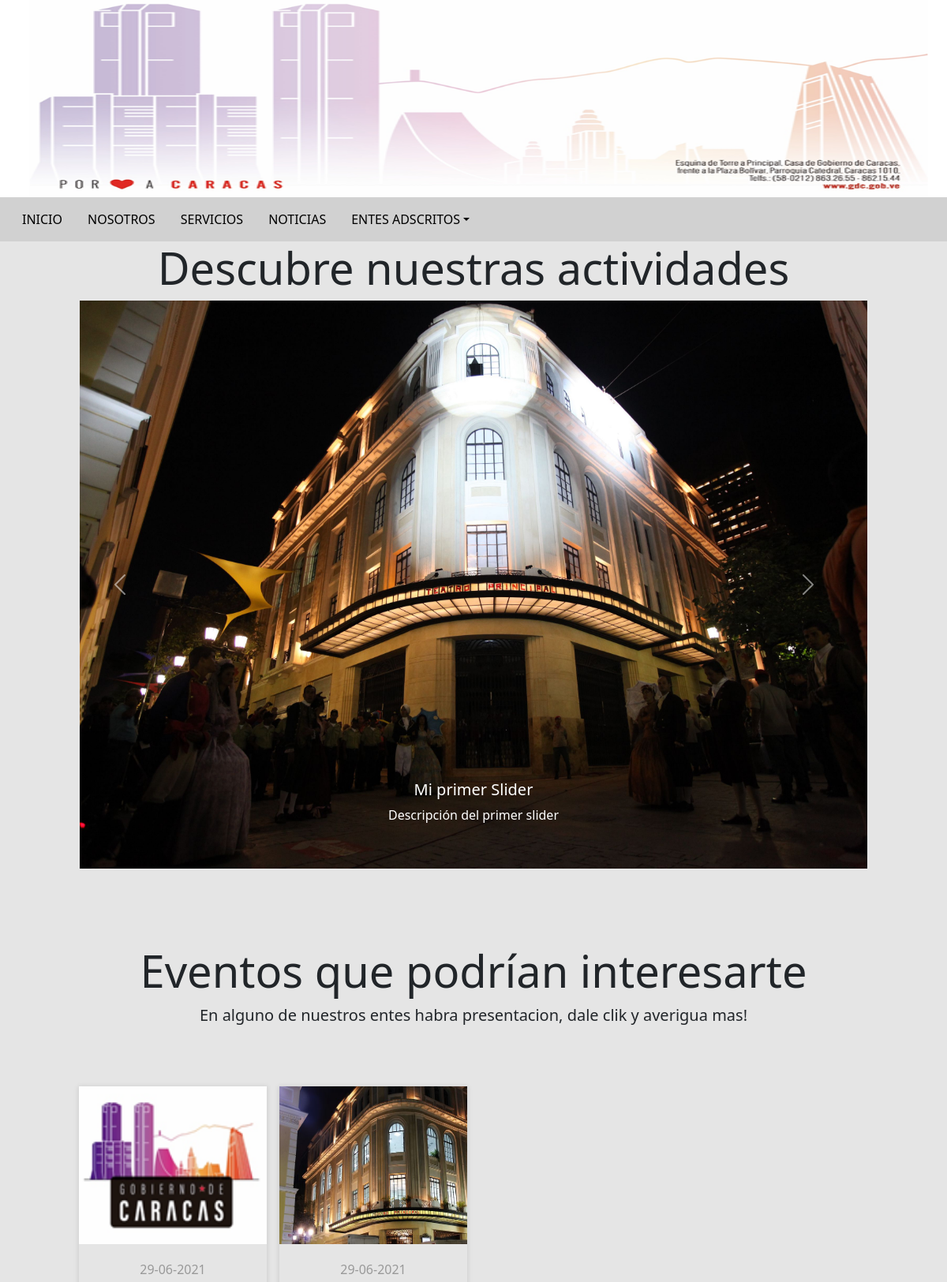
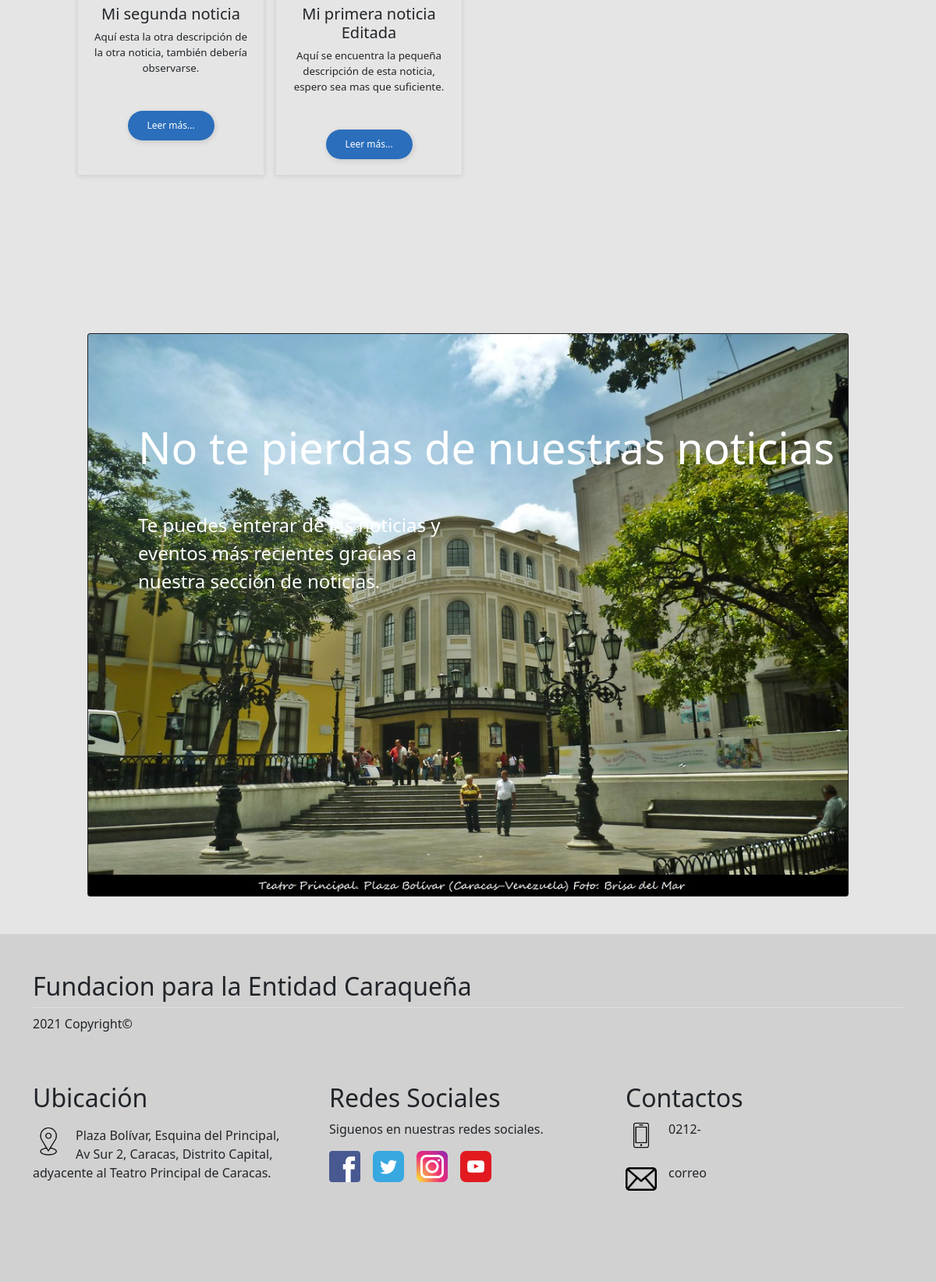
The page / on the database its author committed (2 pictures, top to bottom).
### tables this page shows
CREATE TABLE `slider` (
  `id_slider` int(11) NOT NULL,
  `img_sld` varchar(255) NOT NULL,
  `titulo_sld` varchar(255) NOT NULL,
  `descrip_sld` varchar(255) NOT NULL,
  `enlace_sld` varchar(255) NOT NULL
);

CREATE TABLE `noticia` (
  `id_noticia` int(11) NOT NULL,
  `titulo_not` varchar(255) NOT NULL,
  `contenido_not` text NOT NULL,
  `fecha_not` varchar(50) NOT NULL,
  `img_not` varchar(255) NOT NULL,
  `descrip_not` varchar(255) NOT NULL
);

### controllers/controlador.php (called while the page is built, shortened)
<?php
    class mvccontroller{
        public function plantilla (){
            include "views/plantillaPrincipal.php";
        }
        public function peticionPaginasController($pagina){
            $clasPeticion = new respuestaPeticionesPaginas();
            $clasModel = 'respuesta'.$pagina.'Model';
            $array = $clasPeticion-> $clasModel();
            return $array;
        }
    }
?>

### index.php (called while the page is built, shortened)
<?php
require_once "controllers/controlador.php";
require_once "models/modelo.php";
$mvc= new mvccontroller();
$mvc-> plantilla();
?>

### models/modelo.php (called while the page is built, shortened)
<?php
class respuestaPeticionesPaginas{
    public function respuestaInicioModel(){
        $objeto = new Conexion();
        $conexion = $objeto->Conectar();
        $consulta = "SELECT id_slider, img_sld, titulo_sld, descrip_sld, enlace_sld FROM slider";
        $resultado = $conexion->prepare($consulta);
        $resultado->execute();
        $datos[0] = $resultado->fetchAll(PDO::FETCH_ASSOC);
        $consulta = "SELECT id_noticia, titulo_not, contenido_not, fecha_not, img_not, descrip_not FROM noticia ORDER BY id_noticia DESC LIMIT 4";
        $resultado = $conexion->prepare($consulta);
        $resultado->execute();
        $datos[1] = $resultado->fetchAll(PDO::FETCH_ASSOC);
        return $datos;
    }
}
?>

### views/modulos/inicio.php (the view, shortened to what this page needs)
<?php
$mvc= new mvccontroller();
$arrayGeneral = $mvc-> peticionPaginasController('Inicio');
$dataSld = $arrayGeneral[0];
$dataEvent = $arrayGeneral[1];
?>
<section>
    <h3 class="text-center display-4">Descubre nuestras actividades</h3>
    <div class="row row-slider justify-content-center">
      <div class="col-xl-10 col-lg-12 col-slider">
      <div id="carouselExampleCaptions" class="carousel slide" data-bs-ride="carousel">
        <div class="carousel-inner">
          <?php
            foreach($dataSld as $dat) {
          ?>
          <?php if ($dat['id_slider'] == 1): ?>
            <div class="carousel-item active">
              <a href="<?php echo $dat['enlace_sld'] ?>">
                <img src="CMS/images/<?php echo $dat['img_sld'] ?>" class="d-block w-100" alt="...">
                <div class="carousel-caption d-none d-md-block">
                  <h5><?php echo $dat['titulo_sld'] ?></h5>
                  <p><?php echo $dat['descrip_sld'] ?></p>
                </div>
              </a>
            </div>
          <?php endif; ?>
          <?php
            }
          ?>
        </div>
        <button class="carousel-control-prev me-5 pe-5" type="button" data-bs-target="#carouselExampleCaptions" data-bs-slide="prev">
          <span class="carousel-control-prev-icon" aria-hidden="true"></span>
        </button>
        <button class="carousel-control-next ms-5" type="button" data-bs-target="#carouselExampleCaptions" data-bs-slide="next">
          <span class="carousel-control-next-icon" aria-hidden="true"></span>
        </button>
      </div>
      </div>
    </div>
</section>
<section class="mt-5 pt-5 mb-5">
    <h3 class="text-center display-4">Eventos que podrían interesarte</h3>
    <p class="text-center fs-5">En alguno de nuestros entes habra presentacion, dale clik y averigua mas!</p>
    <section class="post-list">
      <div class="content-inicio">
          <?php
              foreach($dataEvent as $dat) {
          ?>
              <article class="post">
                  <a class="text-decoration-none text-dark" href="index.php?id=<?php echo $dat['id_noticia'] ?>">
                      <div class="post-header">
                          <img class="post-img-1" src="CMS/images/<?php echo $dat['img_not'] ?>">
                      </div>
                      <div class="post-body">
                          <div class="row">
                            <span><?php echo $dat['fecha_not'] ?></span>
                            <h5><?php echo $dat['titulo_not'] ?></h5>
                            <p class="descripcion-noti-inicio mb-0"  style="height:100px;"><?php echo $dat['descrip_not'] ?></p>
                          </div>
                          <div class="row mt-1">
                            <a href="index.php?id=<?php echo $dat['id_noticia'] ?>" class="post-link-inicio">Leer más...</a>
                          </div>
                      </div>
                  </a>
              </article>
          <?php
              }
          ?>
      </div>
    </section>
</section>
<section class="row row-img-inicio justify-content-center">
  <div class="col-xl-10 col-lg-12 col-md-12 col-sm-12  mt-5 pt-5 mb-5">
        <a href="index.php?action=noticias">
          <div class="card bg-dark text-white justify-content-center align-items-center">
            <img src="views/images/foto-15.jpg" class="card-img img-fluid" alt="...">
            <div class="card-img-overlay mt-5 ms-5 contenedor">
              <h5 class="card-title display-4 my-5 efect">No te pierdas de nuestras noticias</h5>
              <p class="card-text fs-4 w-50 efect">Te puedes enterar de las noticias y eventos más recientes gracias a nuestra sección de noticias.</p>
            </div>
          </div>
        </a>
  </div>
</section>

### views/css/style.css (style rules this page uses)
.d-block { height: 720px; }
.card-img { height: 720px; }
.post-list { display: flex; align-items: center; justify-content: center; padding: 30px 15px; }
.content-inicio { display: grid; grid-template-columns: repeat(4, 1fr); gap: 1em; max-width: 1000px; margin: 1.8em auto; }
.descripcion-noti-inicio { font-size: smaller; }
.post-img-1 { background:url(../images/test1.jpg) ; width: 100%; height: 200px; background-size: cover; background-position: center; transition: .2s; }
.post { box-shadow: 0 1px 6px 1px rgba(0, 0, 0, .1); overflow: hidden; transition: .2s; grid-template-rows: minmax(100px, auto); }
.post-header { width: 100%; height: 200px; overflow: hidden; cursor: pointer; }
.post-body { padding: 20px; text-align: center; }
.post-body span { display: inline-block; color: #999; margin-bottom: 10px; }
.post-body p { line-height: 1.5; margin-bottom: 20px; }
.post-body .post-link-inicio { align-items: center; text-decoration: none; padding: 10px; background: #2b6ebb; color: #ffffff; width: 50%; margin: auto; border-radius: 20px; box-shadow: 1px 2px 6px 1px rgba(0, 0, 0, .1); transition: .2s; font-size: 12px; }
.row-img-inicio { margin-right: 0px; margin-left: 0px; }
.row-slider { margin-right: 0px; }
.col-slider { padding-right: 0px; }

### rows shown on the page
slider: img_sld (picture), titulo_sld "Mi primer Slider", descrip_sld "Descripción del primer slider"
noticia: img_not (picture), fecha_not "29-06-2021", titulo_not "Mi segunda noticia", descrip_not "Aquí esta la otra descripción de la otra noticia, también debería observarse."
noticia: img_not (picture), fecha_not "29-06-2021", titulo_not "Mi primera noticia Editada", descrip_not "Aquí se encuentra la pequeña descripción de esta noticia, espero sea mas que suficiente."
